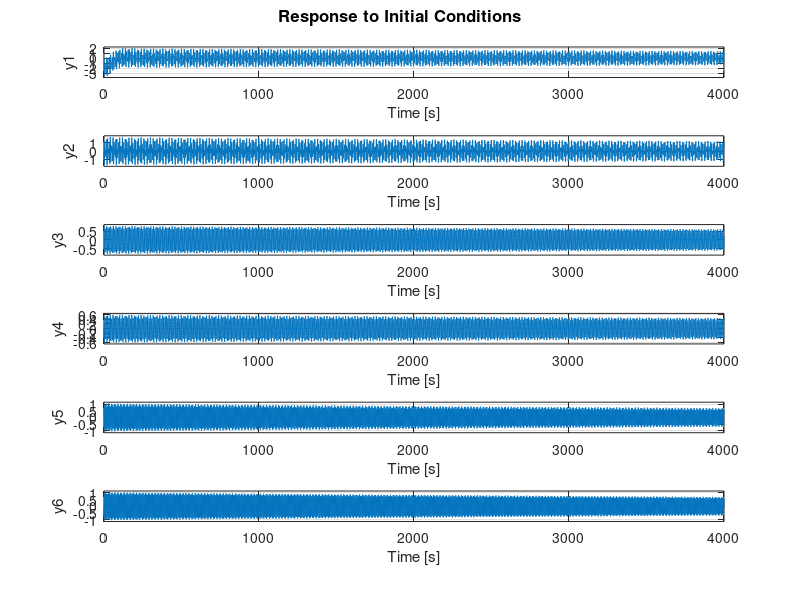
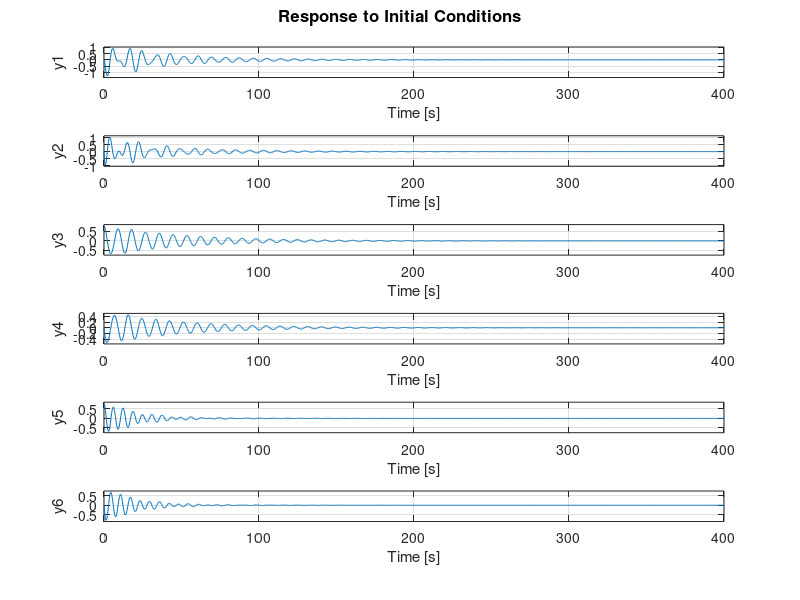

These figures' MATLAB source, in order: (Note: this script raises an error after producing the figures.)
%% Brendan Neal, Adam Lobo, and Hoang Pham
%% ENPM667 Project 2 (Final Project)
%% Part 1 Part D: LQR Controller
clear
clc

%% Controllability Check

% Parameters
MM = 1000;
m1 = 100;
m2 = 100;
l1 = 20;
l2 = 10;
g = 9.81;

%A matrix
A = [0, 1, 0, 0, 0, 0;
    0, 0, -m1*g/MM, 0, -m2*g/MM, 0;
    0, 0, 0, 1, 0, 0;
    0, 0, -(MM+m1)*g/(MM*l1), 0, -m2*g/(MM*l1), 0;
    0, 0, 0, 0, 0, 1;
    0, 0, -m1*g/(MM*l2), 0, -(MM+m2)*g/(MM*l2), 0];

%B matrix
B = [0; 1/MM; 0; 1/(MM*l1); 0; 1/(MM*l2)];

%Controllability Matrix
CNTR = [B, A*B, A^2*B, A^3*B, A^4*B, A^5*B];

%Output controllability matrix (simplified)
disp('The controllability matrix is:')
CNTR

%Rank of controllability matrix: < 6 = not controllable, = 6 = controllable
disp('The rank of the controllability matrix is:')
rank(CNTR)

%% Design of the LQR Controller -- Linearized System
%% First-Pass Design
%Initial Conditions
X_0 = [0, 0, pi/4, 0, pi/4, 0];
C = eye(6);
D = 0;


% Initial Selection of Q and R:
Q = [1 0 0 0 0 0;
    0 1 0 0 0 0;
    0 0 1 0 0 0;
    0 0 0 1 0 0
    0 0 0 0 1 0
    0 0 0 0 0 1];
R = 1;

% Designing LQR Controller:
[K, ~, EigenValues] = lqr(A, B, Q, R);

% Simulating LQR Test #1 using built in 
LQR_Test_1 = ss(A-(B*K),B, C, D);

% Plotting Response
 figure()
 initial(LQR_Test_1, X_0)

 disp('Eigenvalues for Lyapunovs Indirect Method:')
 disp(EigenValues)
%% Area for Adjusting Q and R
%Initial Conditions
X_0 = [0, 0, pi/4, 0, pi/4, 0];
C = eye(6);
D = 0;


% New Selection of Q and R:
Q = [1000 0 0 0 0 0;
    0 1000 0 0 0 0;
    0 0 1000 0 0 0;
    0 0 0 1000 0 0
    0 0 0 0 1000 0
    0 0 0 0 0 1000];
R = 0.001;

% Designing LQR Controller:
[K, ~, EigenValues] = lqr(A, B, Q, R);

% Setting up LQR system using built in state space function
LQR_Test_1 = ss(A-(B*K),B, C, D);

% Simulate and Plot Response
 figure()
 initial(LQR_Test_1, X_0)
 
 % Display Eigenvalues to test for stability.
 disp('Eigenvalues for Lyapunovs Indirect Method:')
 disp(EigenValues)

 %% Applying Tuned LQR Controller to Original Nonlinear System
 % Bring Down Tuning Params into This Section
 % Initial Selection of Q and R:
Q = [1000 0 0 0 0 0;
    0 1000 0 0 0 0;
    0 0 1000 0 0 0;
    0 0 0 1000 0 0
    0 0 0 0 1000 0
    0 0 0 0 0 1000];

% R = 0.001; % BAD R
R = 0.00001; % GOOD R

% Designing LQR Controller:
[K, P, EigenValues] = lqr(A, B, Q, R);

 % Simulating Function
 timevector = 0:0.1:200;
 X_0 = [0, 0, pi/4, 0, pi/4, 0];

 %Use ode45 to solve the state equation and provide the output as a
 %function of time and X_0
[t,state_history] = ode45(@(t,state)NL_system(state,t,K),timevector,X_0);

%Plot x
figure()
subplot(6,1,1);
plot(t,state_history(:,1),'k')
grid on;
ylabel('X (m)')
xlabel('Time (s)')

%Plot X_Dot
subplot(6,1,2);
plot(t,state_history(:,2),'k')
grid on;
ylabel('X Dot (m/s)')
xlabel('Time (s)')

%Plot theta1
subplot(6,1,3);
plot(t,state_history(:,3),'r')
grid on;
ylabel('Theta 1 (rad)')
xlabel('Time (s)')

%Plot theta1_dot
subplot(6,1,4);
plot(t,state_history(:,4),'r')
grid on;
ylabel('Theta 1 Dot (rad/s)')
xlabel('Time (s)')

%Plot theta2
subplot(6,1,5);
plot(t,state_history(:,5),'b')
grid on;
ylabel('Theta 2 (rad)')
xlabel('Time (s)')

%Plot theta2_dot
subplot(6,1,6);
plot(t,state_history(:,6),'b')
grid on;
ylabel('Theta 2 Dot (rad/s)')
xlabel('Time (s)')




%% Custom Built Functions
%Function that plugs in the state of the system and calculates the
% numeric NL system outputs based on the state.
 function Xdot = NL_system(s,t,K)
 MM = 1000;
 m1 = 100;
 m2 = 100;
 l1 = 20;
 l2 = 10;
 g = 9.81;
 F = -K*s;
 Xdot = [s(2);
     (1/(m1+m2+MM-m1*cos(s(3))^2-m2*cos(s(5))^2))*(F-m1*g*sin(s(3))*cos(s(3))-m1*l1*(s(4))^2*sin(s(3))-m2*g*sin(s(5))*cos(s(5))-m2*l2*(s(6))^2*sin(s(5)));
     s(4);
     (1/l1)*(((1/(m1+m2+MM-m1*cos(s(3))^2-m2*cos(s(5))^2))*(F-m1*g*sin(s(3))*cos(s(3))-m1*l1*(s(4))^2*sin(s(3))-m2*g*sin(s(5))*cos(s(5))-m2*l2*(s(6))^2*sin(s(5))))*cos(s(3)))-(g*sin(s(3)))
     s(6);
     (1/l2)*(((1/(m1+m2+MM-m1*cos(s(3))^2-m2*cos(s(5))^2))*(F-m1*g*sin(s(3))*cos(s(3))-m1*l1*(s(4))^2*sin(s(3))-m2*g*sin(s(5))*cos(s(5))-m2*l2*(s(6))^2*sin(s(5))))*cos(s(5)))-(g*sin(s(5)))];
 end

